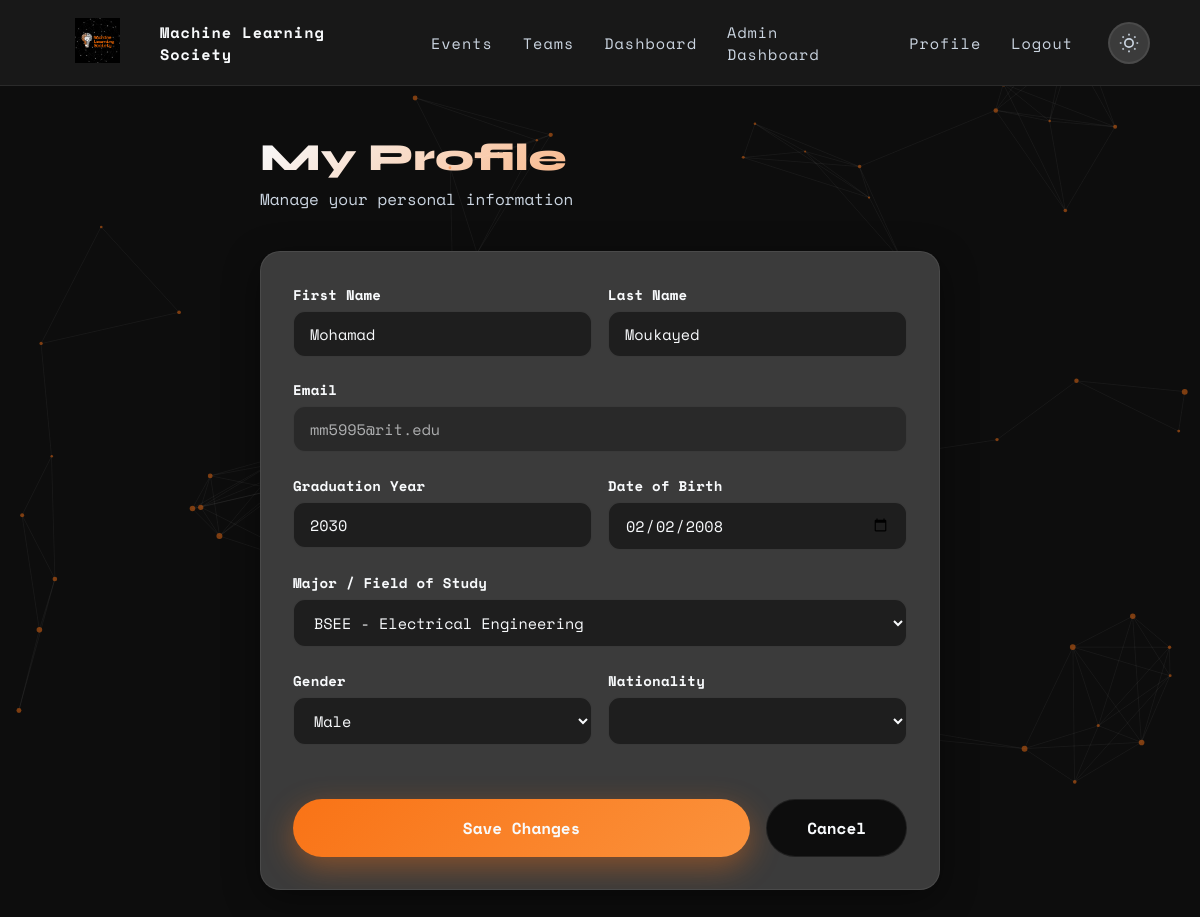
Screenshot of /profile/ (signed in) with the database file from the repository.
### accounts/models.py (models this page shows, shortened)
class Member(AbstractBaseUser, PermissionsMixin):
    first_name = models.CharField()
    last_name = models.CharField()
    email = models.EmailField(unique=True)
    major = models.ForeignKey(Major, on_delete=models.CASCADE, blank=True, null=True)
    gender = models.CharField("Gender", blank=True, null=True, choices=[("M","Male"),("F","Female"),("O","Other")])
    date_of_birth = models.DateField("Date Of Birth (YYYY-MM-DD)", blank=True, null=True)
    graduation_year = models.CharField(blank=True, null=True)
    nationality = CountryField(blank=True, null=True)
    is_staff = models.BooleanField(default=False)
    is_active = models.BooleanField(default=True)
    date_joined = models.DateTimeField("date joined", default=timezone.now)
    objects = MemberManager()
    USERNAME_FIELD = "email"
    REQUIRED_FIELDS = ["first_name","last_name","date_of_birth","gender"]

class Major(models.Model):
    code = models.CharField()
    name = models.CharField()
    def __str__(self) -> str:
        return self.code + " - " + self.name

### website/views.py (the view, shortened to what this page needs)
# urls.py: path("profile/", views.student_profile, name="profile"),
@login_required(login_url="/")
def student_profile(request: WSGIRequest):
    is_admin = request.GET.get("admin") == "true"
    if request.method == "GET":
        return render(request, "student-profile.html",{
            "is_admin": is_admin
        })
    return JsonResponse({"message":"Method not allowed"},status=405)

### website/context_processors.py (called while the page is built)
def prereqData(request):
    social_en = False
    if SocialAccountModels.SocialApp.objects.count() > 0:
        social_en = True
    return {
        "majors":        Major.objects.all().order_by("name"),
        "nationalities": list(countries),
        "now":           timezone.now(),   # handy for footer copyright year etc.
        "socials_enabled": social_en,
    }

### templates/student-profile.html (shortened to what this page needs)
{% extends "base.html" %}
{% load static %}
{% block content %}
<div class="dashboard-content" style="max-width: 800px;">
  <div class="dashboard-welcome">
    <h1>My Profile</h1>
    <p>Manage your personal information</p>
  </div>
  <div class="dashboard-card fade-in visible">
    <form id="profileForm" onsubmit="saveProfile(event)" method="POST">
      <div style="display: grid; grid-template-columns: repeat(2, 1fr); gap: 1rem;">
        <div class="form-group">
          <label class="form-label">First Name</label>
          <input type="text" name="first_name" class="form-input" value="{{ request.user.first_name }}" required>
        </div>
        <div class="form-group">
          <label class="form-label">Last Name</label>
          <input type="text" name="last_name" class="form-input" value="{{ request.user.last_name }}" required>
        </div>
      </div>
      <div class="form-group">
        <label class="form-label">Email</label>
        <input type="email" class="form-input" value="{{ request.user.email }}" readonly
               style="opacity: 0.6; cursor: not-allowed;" title="Email cannot be changed">
      </div>
      <div style="display: grid; grid-template-columns: repeat(2, 1fr); gap: 1rem;">
        <div class="form-group">
          <label for="graduation_year" class="form-label">Graduation Year</label>
          <input type="number" id="graduation_year" name="graduation_year" class="form-input" value="{{ request.user.graduation_year }}" min="2024" max="2035">
        </div>
        <div class="form-group">
          <label class="form-label">Date of Birth</label>
          <input type="date" name="dob" class="form-input" value="{{ request.user.date_of_birth|date:'Y-m-d' }}">
        </div>
      </div>
      <div class="form-group">
        <label class="form-label">Major / Field of Study</label>
        <select name="field_of_study" class="form-select">
          {% for major in majors %}
          <option value="{{ major.pk }}" {% if request.user.major == major %}selected{% endif %}>{{ major }}</option>
          {% endfor %}
        </select>
      </div>
      <div style="display: grid; grid-template-columns: repeat(2, 1fr); gap: 1rem;">
        <div class="form-group">
          <label class="form-label">Gender</label>
          <select name="gender" class="form-select">
            <option value="M" {% if request.user.gender == "M" %}selected{% endif %}>Male</option>
          </select>
        </div>
        <div class="form-group">
          <label class="form-label">Nationality</label>
          <select name="nationality" class="form-select">
          </select>
        </div>
      </div>
      <div style="display: flex; gap: 1rem; margin-top: 2rem;">
        <button type="submit" class="btn" style="flex: 1;">
          <span>Save Changes</span>
        </button>
        <a href="{% url 'website:student_dashboard' %}" class="btn btn-secondary">Cancel</a>
      </div>
    </form>
  </div>
</div>
{% endblock content %}

### static/styles.css (style rules this page uses)
:root { --bg-primary: #ffffff; --bg-secondary: #f8fafc; --bg-dark: #f1f5f9; --text-primary: #0f172a; --text-secondary: #475569; --text-link: #1666d6; --accent: #f97316; --accent-light: #fb923c; --accent-glow: rgba(249, 115, 22, 0.3); --card-bg: #ffffff; --navbar-bg: rgba(255, 255, 255, 0.85); --shadow: rgba(15, 23, 42, 0.1); --neural-line: rgba(15, 23, 42, 0.08); --neural-node: rgba(249, 115, 22, 0.6); --input-bg: #f8fafc; --input-border: #e2e8f0; --popup-bg: #ffffff; }
[data-theme="dark"] { --bg-primary: #0d0d0d; --bg-secondary: #0d0d0d; --bg-dark: #3b3b3b; --text-primary: #f8fafc; --text-secondary: #cbd5e1; --accent: #f97316; --accent-light: #fb923c; --accent-glow: rgba(249, 115, 22, 0.4); --card-bg: #3b3b3b; --navbar-bg: #181818; --shadow: rgba(0, 0, 0, 0.4); --neural-line: rgba(248, 250, 252, 0.08); --neural-node: rgba(249, 115, 22, 0.8); --input-bg: #1e1e1e; --input-border: rgba(255, 255, 255, 0.12); --popup-bg: #1a1a1a; }
*, *::before, *::after { margin: 0; padding: 0; box-sizing: border-box; }
html { scroll-behavior: smooth; }
body { font-family: "Space Mono", monospace; background: var(--bg-primary); color: var(--text-primary); transition: background-color 0.5s ease, color 0.5s ease; overflow-x: hidden; }
a { color: var(--text-link); text-decoration: none; cursor: pointer; }
span { font-family: "Space Mono", monospace; color: var(--text-primary); }
.btn { position: relative; display: inline-flex; padding: 16px 40px; background: linear-gradient(135deg, var(--accent), var(--accent-light)); color: white; border: none; text-decoration: none; border-radius: 50px; font-family: "Space Mono", monospace; font-weight: 700; font-size: 1rem; overflow: hidden; transition: all 0.4s ease; box-shadow: 0 10px 30px var(--accent-glow); opacity: 0; cursor: pointer; animation: fadeIn 0s ease-out 0s forwards; justify-content: center; align-items: center; }
.btn span { position: relative; z-index: 1; }
.fade-in { opacity: 0; transform: translateY(40px); transition: opacity 0.7s ease, transform 0.7s ease; }
.fade-in.visible { opacity: 1; transform: translateY(0); }

### static/app-styles.css (style rules this page uses)
.dashboard-content { padding: 3rem 5%; max-width: 1400px; margin: 0 auto; }
.dashboard-welcome { margin-bottom: 2.5rem; animation: fadeInUp 0.5s ease-out; }
.dashboard-welcome h1 { font-family: "Syne", sans-serif; font-size: 2.4rem; font-weight: 800; margin-bottom: 6px; background: linear-gradient(135deg, var(--text-primary), var(--accent)); -webkit-background-clip: text; -webkit-text-fill-color: transparent; background-clip: text; }
.dashboard-welcome p { color: var(--text-secondary); font-size: 1rem; }
.dashboard-card { background: var(--card-bg); border: 1px solid var(--neural-line); border-radius: 20px; padding: 2rem; box-shadow: 0 10px 36px var(--shadow); transition: transform 0.25s, box-shadow 0.25s, border-color 0.25s; position: relative; overflow: hidden; }
.dashboard-card::before { content: ''; position: absolute; top: 0; left: 0; right: 0; height: 3px; background: linear-gradient(90deg, var(--accent), var(--accent-light)); transform: scaleX(0); transform-origin: left; transition: transform 0.3s; }
.btn-secondary { background: var(--bg-secondary); color: var(--text-primary); border: 1px solid var(--neural-line); box-shadow: none; opacity: 1; animation: none; }
.form-group { margin-bottom: 1.4rem; }
.form-label { display: block; font-weight: 600; margin-bottom: 6px; color: var(--text-primary); font-size: 0.88rem; letter-spacing: 0.2px; }
.form-input, .form-select { width: 100%; padding: 11px 16px; background: var(--input-bg); border: 1.5px solid var(--input-border); border-radius: 12px; font-family: "Space Mono", monospace; font-size: 0.95rem; color: var(--text-primary); transition: border-color 0.2s, box-shadow 0.2s; outline: none; }
.form-input::placeholder { color: var(--text-secondary); opacity: 0.6; }

### rows the page displays
Member: first_name "Mohamad", last_name "Moukayed", user.email "mm5995@rit.edu", graduation_year "2030", dob "02/02/2008", field_of_study "BSEE - Electrical Engineering", gender "Male"
